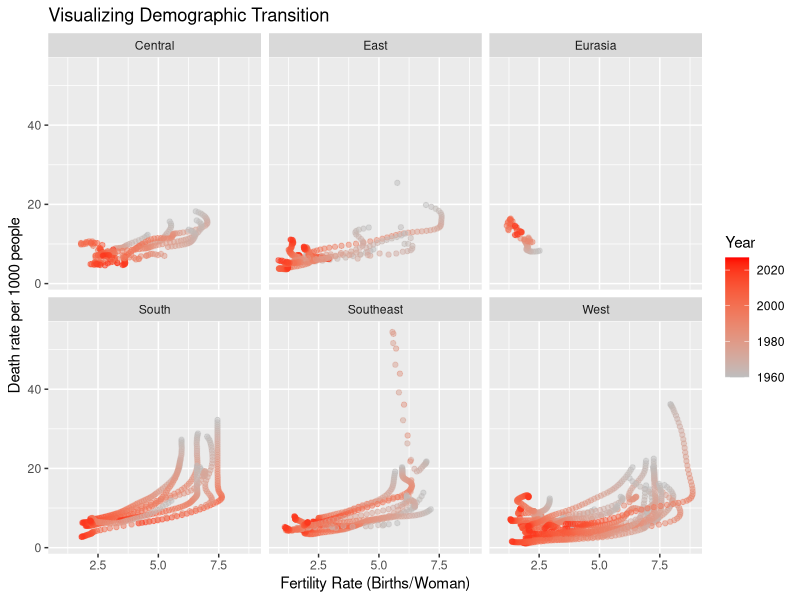

Recreate this plot in R.
library(ggplot2)
library(tidyr)
library(tidyverse)
library(ggrepel)


asia_data <- read.csv("../data/populationDataset.csv") %>% 
  data.frame()

asia_data_21 <- asia_data %>% 
  filter("Year" == 2021) %>% 
  data.frame()

asia_data <- dplyr::mutate(asia_data, subregion = "placeholder")

asia_data <- dplyr::mutate(asia_data, subregion = ifelse(asia_data$Country %in% c("China",
                                                                                  "Japan",
                                                                                  "South Korea",
                                                                                  "Hong Kong",
                                                                                  "Macau",
                                                                                  "Macao",
                                                                                  "Mongolia" ,
                                                                                  "North Korea", 
                                                                                  "Taiwan"),
                                                         
                                                         "East",
                                                         
                                                         ifelse(asia_data$Country %in% c("Brunei", 
                                                                                         "Cambodia", 
                                                                                         "East Timor",
                                                                                         "Indonesia",
                                                                                         "Laos",
                                                                                         "Malaysia",
                                                                                         "Myanmar",
                                                                                         "Philippines",
                                                                                         "Singapore",
                                                                                         "Thailand",
                                                                                         "Vietnam"),
                                                                
                                                                "Southeast",
                                                                
                                                                
                                                                ifelse(asia_data$Country %in% c("India", 
                                                                                                "Afghanistan",
                                                                                                "Pakistan", 
                                                                                                "Bangladesh",
                                                                                                "Maldives",
                                                                                                "Nepal",
                                                                                                "Sri Lanka",
                                                                                                "Bhutan"),
                                                                       "South",
                                                                       
                                                                       ifelse(asia_data$Country %in% c("Kazakhstan", 
                                                                                                       "Kyrgyzstan", 
                                                                                                       "Tajikistan",
                                                                                                       "Turkmenistan",
                                                                                                       "Uzbekistan"),
                                                                              
                                                                              "Central",
                                                                              
                                                                              ifelse(asia_data$Country %in% c("Bahrain", 
                                                                                                              "Iran", 
                                                                                                              "Iraq",
                                                                                                              "Israel",
                                                                                                              "Jordan",
                                                                                                              "Kuwait",
                                                                                                              "Lebanon",
                                                                                                              "Oman",
                                                                                                              "Qatar",
                                                                                                              "Palestine",
                                                                                                              "Saudi Arabia",
                                                                                                              "Syria",
                                                                                                              "Turkey", 
                                                                                                              "United Arab Emirates",
                                                                                                              "Yemen",
                                                                                                              "Armenia",
                                                                                                              "Azerbaijan",
                                                                                                              "Cyprus",
                                                                                                              "Georgia"),
                                                                                     
                                                                                     "West",
                                                                                     
                                                                                     ifelse(asia_data$Country %in% c("Russia"),
                                                                                            
                                                                                            "Eurasia",
                                                                                            "NA")
                                                                              ))))))


demo_transit <- ggplot(asia_data) +
  geom_point(mapping = aes(
    x = Fertility.rate.births.per.woman, y = Death.rate.per.1000.people, color = Year
  ), alpha = .5) +
  scale_color_gradient(low = "gray", high = "red") +
  facet_wrap(~subregion) + 
  labs(
    title = "Visualizing Demographic Transition",
    x = "Fertility Rate (Births/Woman)",
    y = "Death rate per 1000 people"
  )

plot(demo_transit)             

# The question I hoped to answer with this graph (or series of graphs) was: how 
# has the demographic transition impacted diffeent regions of Asia differently?

# The demographic transition is a model of population dynamics that argues the 
# growth of countries follows a set pattern, driven by birth rates and death rates.
# Underdeveloped countries feature high death rates, and similarly high birth rates;
# people want to have more children, to counteract high infant mortality rates.
# Developing countries see massive explosions in population because safer and 
# easier work, decreasing levels of political instability and violence, and better
# healthcare all combine to make death rates fall - but birth rates stay high. 
# Developed countries begin to see slower growth because birth rates gradually 
# catch up to death rates, leading to roughly replacement-level rates.

# Without diving too deep into the details, the demographic transition model of 
# population dynamics utilizes 5 stages; I explained 1, 3, and 5 above (underdeveloped,
# developing, developed). 2 and 4 are basically the transition stages (2 = death rates
# begin to fall, 4 = birth rates begin to fall).

# I think my question was answered! Some regions are further along in the process
# than others, with East Asia, which is known to be highly developed, exhibiting 
# all the telltale signs of stage 5 countries, and Central Asia lagging behind 
# a little. Each region has it's eccentricities, too; Southeast Asia has some 
# crazy death rates in the 70's, probably driven from the large-scale effects of 
# the Vietnam war, while West Asia features an upturn in death rates recently,
# likely due to continuing political instability in the Middle East and the War
# On Terror. Russia also has been consistently trending upward in death rates, 
# probably due to a stagnating economy that never really recovered from the fall
# of the Soviet Union.
